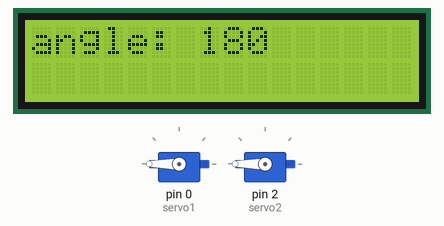
Simulated run of this sketch. Board: Arduino Uno, built with avr-gcc and run on an emulated ATmega328P. On the bench: 2 × servo, 16×2 character LCD.

Above: at 2.1 s.
At 38.1 s:
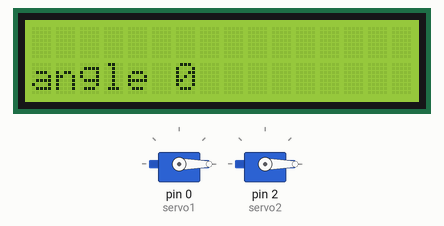
Timing chart, 0 to 39.6 s (numbered marks = the images above):
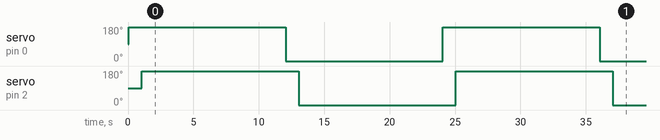

Measured:
- by itself, servo on pin 0 (servo1), servo on pin 2 (servo2): alternates 180° for 12.0 s and 0° for 12.0 s
- what the display in image 0 shows lasts 10.0 s, from 2.1 s to 12.1 s

The sketch:

2_Servos_and_LCD__alt_timing.ino
```cpp
#include <LiquidCrystal.h>   //lcd library
#include <Servo.h>                             //include the servos library needed to run the program
Servo servo1;                                   //Declare presence of Servo
Servo servo2;
LiquidCrystal lcd(8, 9, 4, 5, 6, 7);

int servmax = 180;                              //Define maximum servo angle
int servmin = 0;                                //Define minimum servo angle
//#define pin 0                                   //Define which pin we attached the servos to

void setup(){                                   //Setup runs 1 time to get things ready
  servo1.attach(0);                             //Servo is initialized to pin 0 from the earlier line of code
 servo2.attach(2); // comment this out to get back to one servo
lcd.begin(16,2); //Start the LCD
//pinMode(10,OUTPUT); // sets pin 12 as the output ????
//digitalWrite(10,LOW);
}

void loop(){                                   //Loop runs over and over again so program continues indefinitely

     servo1.write(servmax);                    //Move servo to maximum angle
     delay(1000);
     servo2.write(servmax);//comment this out to get back to one servo
    delay(1000);
    lcd.setCursor (0,0);
     lcd.print("angle: 180");
     delay(10000);                             // wait 10 seconds
      lcd.clear();

      servo1.write(servmin);                   //move servo to minimum angle
     delay(1000);
     servo2.write(servmin);  //comment this out to get back to one servo
    delay (1000);
     lcd.setCursor (0,1);
      lcd.print("angle 0");
      delay(10000);
      lcd.clear();
    }
```
